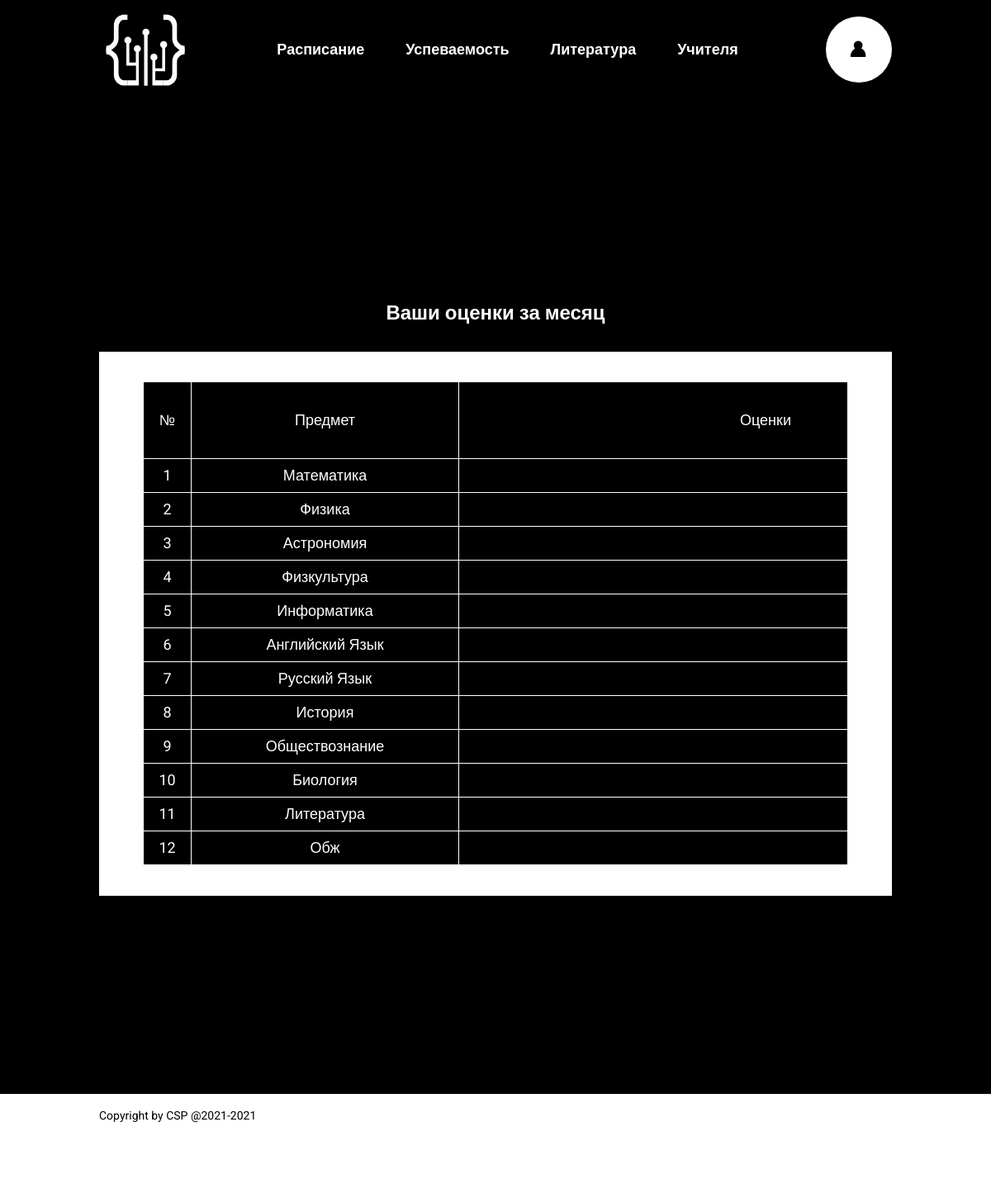
/journal (signed in), run on the app's committed database.
### app.py (models this page shows, shortened)
class Lessons(db.Model):
    __tablename__ = 'Lessons'
    Id = db.Column(db.Integer, nullable=False, unique=True)
    LessonName = db.Column(db.Text(), nullable=False, primary_key=True)

### app.py (the view)
@app.route('/journal')
@login_required
def Journal():
    Marks = []
    return render_template('journal.html',
                           user_id=str(cur_id),
                           items=12,
                           Lessons=Lessons,
                           MarksList=MarksList,
                           MissedLessons=MissedLessons,
                           str=str,
                           len=len,
                           )

### app.py (called while the page is built)
@login_manager.user_loader
def load_user(UserId):
    return Users.query.get(UserId)

@app.after_request
def redirect_to_signin(response):
    if response.status_code == 401:
        return redirect(url_for('Login'))
    return response

### templates/journal.html (shortened to what this page needs)
{% extends "grades.html" %}
{% block table %}
{% set id = user_id %}
{% for i in range(1, items + 1) %}
    {% set l = 0 %}
    {% set Marks = [] %}
    {% set lessonName = (Lessons.query.filter_by(Id=i).first()).LessonName %}
    {% set AllMarks = MarksList.query.filter_by(PupilId=id).all() %}
    {% set Marks = Marks|join(', ') %}
    {% set MissedLessonsUsers = MissedLessons.query.filter(MissedLessons.UserId==id).filter(MissedLessons.IsSkippedAllLesson=='1').filter(MissedLessons.SkippedLessonId==i).all() %}
    {% if MissedLessonsUsers %}
        {% for y in MissedLessonsUsers %}
            {% set l = str(len(MissedLessonsUsers)) %}
        {% endfor %}
    {% endif %}
    <div class="grades_list">
        <div class="subject_number-inf">{{ i }}</div>
        <div class="subject_name-inf">{{ lessonName }}</div>
        <div class="grades-inf">{{  Marks|default('', True) }}</div>
    </div>
{% endfor %}
{% endblock %}

### templates/grades.html (shortened to what this page needs)
<!DOCTYPE html>
<html lang="en">
<head>
    <link rel="stylesheet" href="{{ url_for('static', filename='style.css') }}">
</head>
<body>
    <div class="wrapper">
        <header class="header">
            <div class="header_container container">
                <a class="" href="index.html">
                    <div class="header_logo"></div>
                </a>
                <nav class="nav_menu menu">
                    <ul class="nav_list">
                        <li class="nav_item">
                            <a href="/timetable" class="item_link">Расписание</a>
                        </li>
                        <li class="nav_item">
                            <a href="/journal" class="item_link">Успеваемость</a>
                        </li>
                        <li class="nav_item">
                            <a href="/literature" class="item_link">Литература</a>
                        </li>
                        <li class="nav_item">
                            <a href="teachers.html" class="item_link">Учителя</a>
                        </li>
                    </ul>
                </nav>
                <a href="#">
                    <div class="login">
                        <div class="login_img"></div>
                    </div>
                </a>
            </div>
        </header>
        <main class="main">
            <div class="container">
                <div class="grades_main">
                    <p class="title">Ваши оценки за месяц</p>
                    <div class="grades_block">
                        <div class="grades_inf">
                            <div class="grades_list">
                                <div class="subject_number">№</div>
                                <div class="subject_name">Предмет</div>
                                <div class="grades">Оценки</div>
                            </div>
                            {% block table %} {% endblock %}
                        </div>
                    </div>
                </div>
            </div>
        </main>
        <footer class="footer">
            <div class="container">
                <p class="footer_txt">Copyright by CSP @2021-2021</p>
            </div>
        </footer>
    </div>
</body>
</html>

### static/style.css (style rules this page uses)
*, *::before, *::after { padding: 0; margin: 0; border: 0; box-sizing: border-box; }
a { text-decoration: none; color: inherit; }
ul, ol, li { list-style: none; }
html, body { font-size: 18px; height: 100%; margin: 0; font-family: 'Roboto', sans-serif; background: white; line-height: 1.6; background-color: black; }
.wrapper { min-height: 100%; display: flex; flex-direction: column; }
.container { box-sizing: content-box; padding: 0 15px; max-width: 1680px; margin: 0px auto; }
@media (max-width: 1680px) { .container { max-width: 1200px; } }
@media (max-width: 1200px) { .container { max-width: 960px; } }
.header_logo { background: url(../static/img/logo.svg) no-repeat; width: 109px; height: 109px; }
.header { height: 120px; width: 100%; }
.header_container { padding: 0 15px; display: flex; height: 120px; align-items: center; }
.nav_menu { margin: 0 auto; }
.item_link { color: #fff; display: inline-block; position: relative; color: white; font-size: 18px; font-weight: 700; line-height: 40px; transition: 0.5s; }
.item_link::after { content: ""; position: absolute; bottom: 0; left: 50%; display: block; background: none repeat scroll 0 0 transparent; height: 2px; width: 0; background: #fff; transition: width 0.3s ease 0s, left 0.3s ease 0s; }
.nav_list { flex-wrap: wrap; display: flex; }
.nav_item { text-align: center; }
.nav_item:not(:last-child) { margin-right: 50px; }
.login { display: flex; align-items: center; justify-content: center; width: 80px; height: 80px; border-radius: 50px; background: white; }
.login_img { background: url("../static/img/login_black.svg") no-repeat; width: 74px; height: 74px; border-radius: 50px; transition: 0.5s; }
.main { width: 100%; margin-top: 240px; flex: 1 1 auto; }
.title { margin-bottom: 28px; color: white; font-size: 24px; font-weight: bold; }
.grades_main { width: 100%; text-align: center; }
.grades_block { background: white; width: 100%; height: auto; padding: 37px 54px; }
.grades_inf { width: 100%; height: auto; overflow-x:auto; overflow-y:hidden; }
.grades_list { display: flex; width: 100%; }
.subject_number { color: white; min-width: 57px; height: 92px; display: flex; align-items: center; justify-content: center; margin: 0 1px 1px 0; background: black; }
.subject_name { color: white; min-width: 323px; height: 92px; display: flex; align-items: center; justify-content: center; margin: 0 1px 1px 0; background: black; }
.grades { color: white; min-width: 742px; height: 92px; display: flex; align-items: center; justify-content: center; margin: 0 1px 1px 0; background: black; }
.subject_number-inf { color: white; min-width: 57px; height: 40px; display: flex; align-items: center; justify-content: center; margin: 0 1px 1px 0; background: black; }
.subject_name-inf { color: white; min-width: 323px; height: 40px; display: flex; align-items: center; justify-content: center; margin: 0 1px 1px 0; background: black; }
.grades-inf { color: white; min-width: 742px; height: 40px; display: flex; align-items: center; justify-content: center; margin: 0 1px 1px 0; background: black; }
.footer { font-size: 14px; margin-top: 240px; width: 100%; height: 120px; background: white; padding: 15px; }

### data on the page
Lessons: LessonName "Математика"
Lessons: LessonName "Физика"
Lessons: LessonName "Астрономия"
Lessons: LessonName "Физкультура"
Lessons: LessonName "Информатика"
Lessons: LessonName "Английский Язык"
Lessons: LessonName "Русский Язык"
Lessons: LessonName "История"
Lessons: LessonName "Обществознание"
Lessons: LessonName "Биология"
Lessons: LessonName "Литература"
Lessons: LessonName "Обж"

### other printed values
{{ i }} "1" "2" "3" "4" "5" "6" "7" "8" "9" "10" "11" "12"
